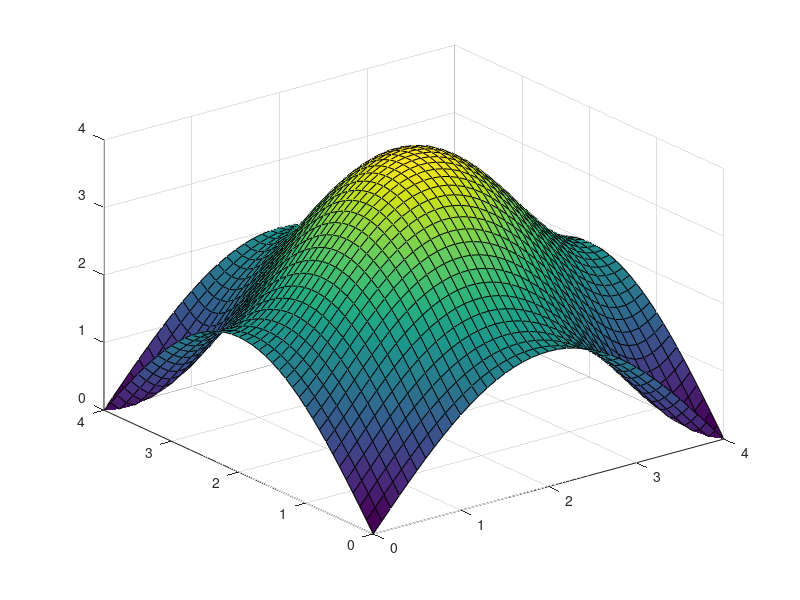
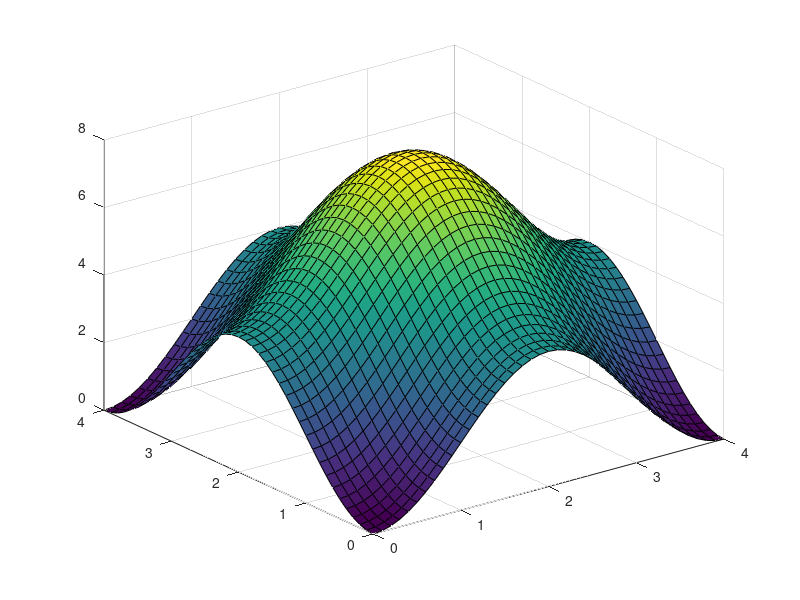

MATLAB code to generate these figures, in order:
clc;clear;

M = 4.0;
N = 4.0;
[X,Y] = meshgrid(0:0.1:4,0:0.1:4);

F_2 = sqrt((2 - cos(2*pi/M*X) - cos(2*pi/N*Y)) .^ 2 + (sin(2*pi/M*X) + sin(2*pi/N*Y)) .^2);
surf(X, Y, F_2)
saveas(gcf,'hw4p2.jpg');


F_3 = sqrt((2 * cos(2*pi/M*X) + 2 * cos(2*pi/N*Y) - 4) .^2);
surf(X, Y, F_3)
saveas(gcf,'hw4p3.jpg');
